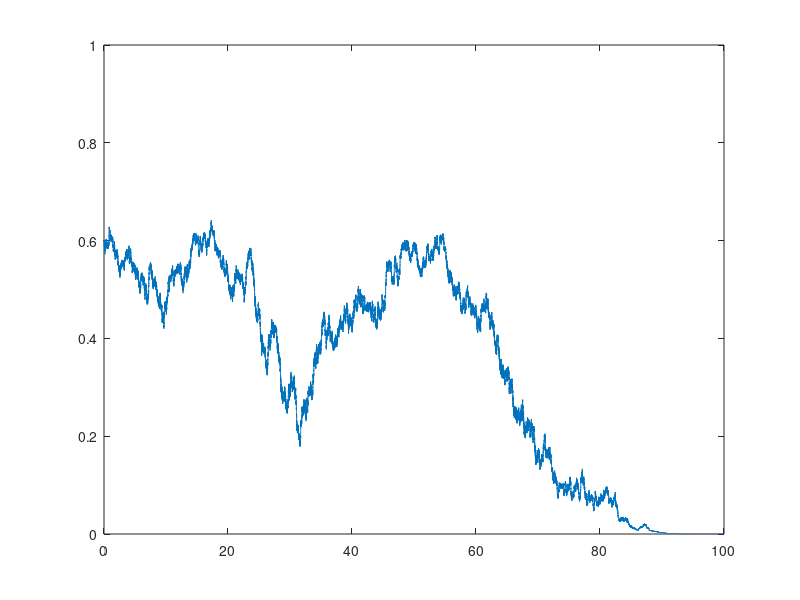

The MATLAB script that drew this image: (Note: this script raises an error after producing the figure.)
%==========================================================================
%  S3IR CONTAGION MODEL vs SSCM and SCM
%--------------------------------------------------------------------------
%  Description:
%    This script compares the S3IR model using the non-standard Euler–
%    Maruyama discretisation and the SSCM using the (standard) Euler–
%    Maruyama and SCM.
%
%  Population Catagories: 
%    S: Susceptible (exposed) individuals
%    I: Infected (infectious) individuals
%    R: Recovered (immune) individuals
%
%    The total (constant) population density: S + I + R = 1.
%
%  Formulation:
%    For S31I and SSCM, the infected compartment is driven by a Brownian 
%    process. The diffusion (noise) coefficients sigma_k scale the 
%    stochastic perturbation of the transition rates beta_k for k=1,...,6 
%    (S3IR) and k=1,2 (SSCM).
%
%=========================================================================
clear all; close all; clc; 
rng('default')
%=========================================================================
%% ========================================================================
%  Simulation settings
%  ========================================================================
%  T  : simulation time 
%  dt : discretisation step
%  N  : number of time steps = T/dt
% =========================================================================
T = 100; 
dt= 1e-3; 
N = T/dt; 

%% ========================================================================
% Model Parameters
%%=========================================================================
% β1,...,β6 : infection transmission rates in pairwise, ternary, 
% quaternary, etc, contacts respectively
% γ         : recovery rate
% σ1,...,σ6 : noise intensities

beta = 0.05;    beta1 = 0.05;   beta2 = 0.05;   beta3 = 0.05;
                beta4 = 0.05;   beta5 = 0.05;

sgma = 0.13;    sgma1 = 0.13;   sgma2 = 0.13;   sgma3 = 0.13;
                sgma4 = 0.13;   sgma5 = 0.13;

bEpidemic = true;

if bEpidemic    fname = 'Epi';  else    fname = 'noEpi';    end

if bEpidemic                % outbreak will spread
    gamm = 0.001;
else                        % outbreak will die out
    gamm = 0.06;
end


%% ======================================================================= 
% Simulate S3IR model
% ========================================================================
% Alocate memory for arrays

NR = 1;                        % # realizations
S = zeros(N, NR);    I = zeros(N, NR);    R = zeros(N, NR);
S_s2 = zeros(N, NR); I_s2 = zeros(N, NR); R_s2 = zeros(N, NR);
S_s1 = zeros(N, NR); I_s1 = zeros(N, NR); R_s1 = zeros(N, NR);

sqrt_dt = sqrt(dt);
lam = 1;
phi = (1-exp(-lam*dt))/lam;    % denominator function (phi) of NSFD scheme

for r = 1:NR

    %Set initial population states
    I(1,r) = 0.3;    R(1,r) = 0.1;    S(1,r) = 1 - I(1,r) - R(1,r);
    I_s2(1,r) = 0.3; R_s2(1,r) = 0.1; S_s2(1,r) = 1 - I_s2(1,r) - R_s2(1,r);
    I_s1(1,r) = 0.3; R_s1(1,r) = 0.1; S_s1(1,r) = 1 - I_s1(1,r) - R_s1(1,r);


    for k = 1:(N-1)
    
        dB = sqrt_dt*randn;     % Brownian motion increment
        
        % S3IR model
        I(k+1,r) = I(k,r) + ...
                  (S(k,r)*(beta*I(k,r) + beta1*(I(k,r)^2) + beta2*(I(k,r)^3) + beta3*(I(k,r)^4) + beta4*(I(k,r)^5) + beta5*(I(k,r)^6)) - gamm*I(k,r))*phi ...
                 + S(k,r)*(sgma*I(k,r) + sgma1*(I(k,r)^2) + sgma2*(I(k,r)^3) + sgma3*(I(k,r)^4) + sgma4*(I(k,r)^5) + sgma5*(I(k,r)^6))*dB;

        R(k+1,r) = R(k,r) + gamm*I(k,r)*phi;
        S(k+1,r) = 1 - I(k+1,r) - R(k+1,r);  

        % SSCM model
        I_s2(k+1,r) = I_s2(k,r) + ...
                      (S_s2(k,r)*(beta*I_s2(k,r) + beta1*(I_s2(k,r)^2) ) - gamm*I_s2(k,r))*dt ...
                     + S_s2(k,r)*(sgma*I_s2(k,r) + sgma1*(I_s2(k,r)^2) )*dB;

        R_s2(k+1,r) = R_s2(k,r) + gamm*I_s2(k,r)*dt;
        S_s2(k+1,r) = 1 - I_s2(k+1,r) - R_s2(k+1,r);  
        
        % SCM model
        I_s1(k+1,r) = I_s1(k,r) + ...
                      (S_s1(k,r)*(beta*I_s1(k,r) + beta1*(I_s1(k,r)^2) ) - gamm*I_s1(k,r))*dt;

        R_s1(k+1,r) = R_s1(k,r) + gamm*I_s1(k,r)*dt;
        S_s1(k+1,r) = 1 - I_s1(k+1,r) - R_s1(k+1,r);  
    end
end


%% =======================================================================
% Plot sample paths
%=========================================================================
% susceptible 
f = figure;%('visible', 'off');
plot((1:N)*dt,S); axis([0 T 0 1]); 
ax = gca; ax.FontSize = 10; ax.PlotBoxAspectRatio = [1 1 1];
xlabel('$t$','Interpreter','latex', 'FontSize',15);
title('$S(t)$', 'Interpreter','latex', 'FontSize',15);
grid on;
hold on;
plot((1:N)*dt,S_s2); 
plot((1:N)*dt,S_s1); 
legend('S3IR','SSCM','SCM','Interpreter','latex','FontSize',12);
exportgraphics(f, strcat('Svs_',fname,'.png'));


% infected 
f = figure;%('visible', 'off');
plot((1:N)*dt,I); axis([0 T 0 1]);
ax = gca; ax.FontSize = 10; ax.PlotBoxAspectRatio = [1 1 1];
xlabel('$t$','Interpreter','latex', 'FontSize',15);
title('$I(t)$', 'Interpreter','latex', 'FontSize',15);
grid on;
hold on;
plot((1:N)*dt,I_s2); 
plot((1:N)*dt,I_s1); 
legend('S3IR','SSCM','SCM','Interpreter','latex','FontSize',12,'Location','southeast');
exportgraphics(f, strcat('Ivs_',fname,'.png'));


% removed 
f = figure;%('visible', 'off');
plot((1:N)*dt,R); axis([0 T 0 1]);
ax = gca; ax.FontSize = 10; ax.PlotBoxAspectRatio = [1 1 1];
xlabel('$t$','Interpreter','latex', 'FontSize',15);
title('$R(t)$', 'Interpreter','latex', 'FontSize',15);
grid on;
hold on;
plot((1:N)*dt,R_s2); 
plot((1:N)*dt,R_s1); 
legend('S3IR','SSCM','SCM','Interpreter','latex','FontSize',12);
exportgraphics(f, strcat('Rvs_',fname,'.png'));
